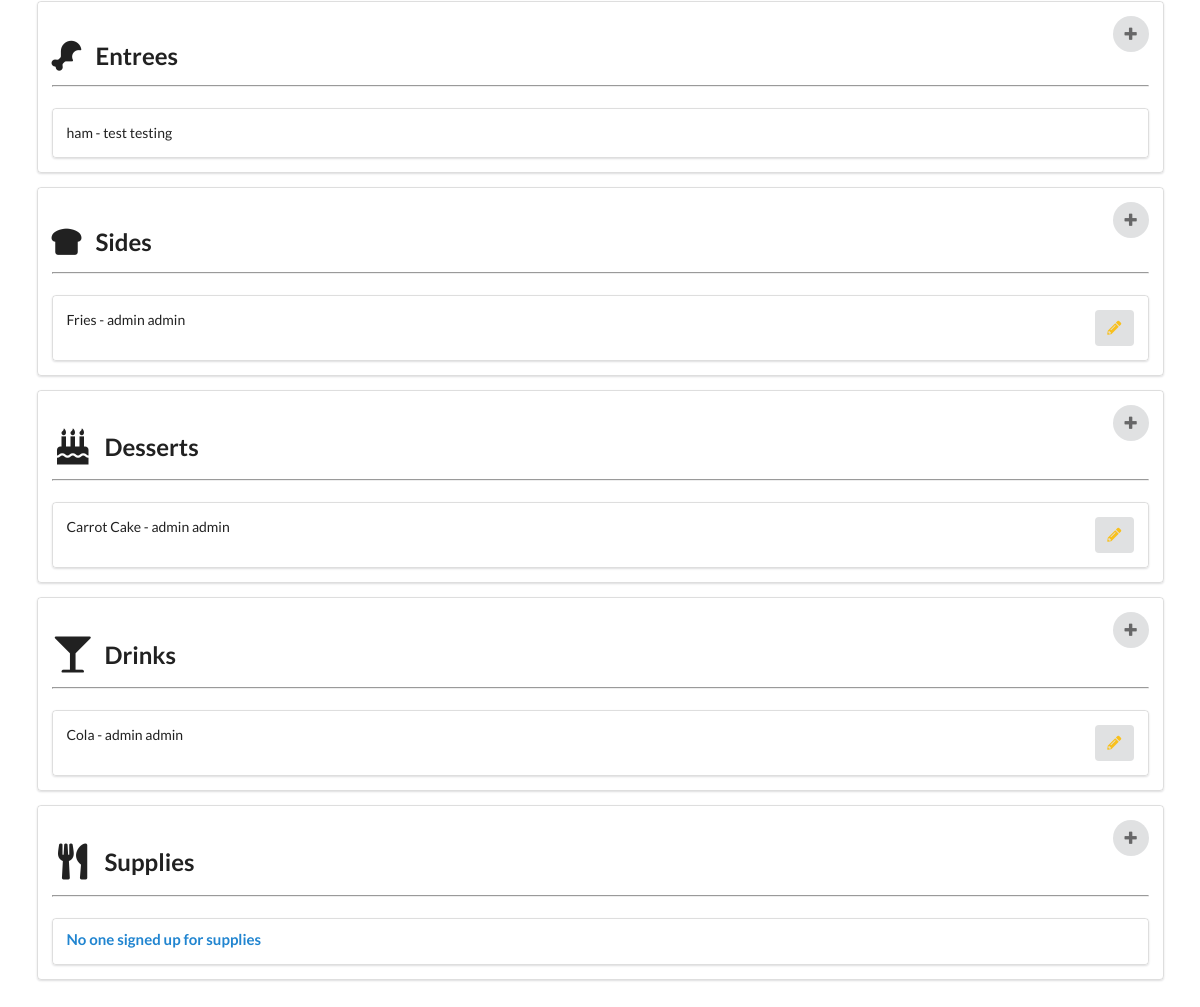
The page /events/16 (signed in, lower part) on the database as committed earlier.
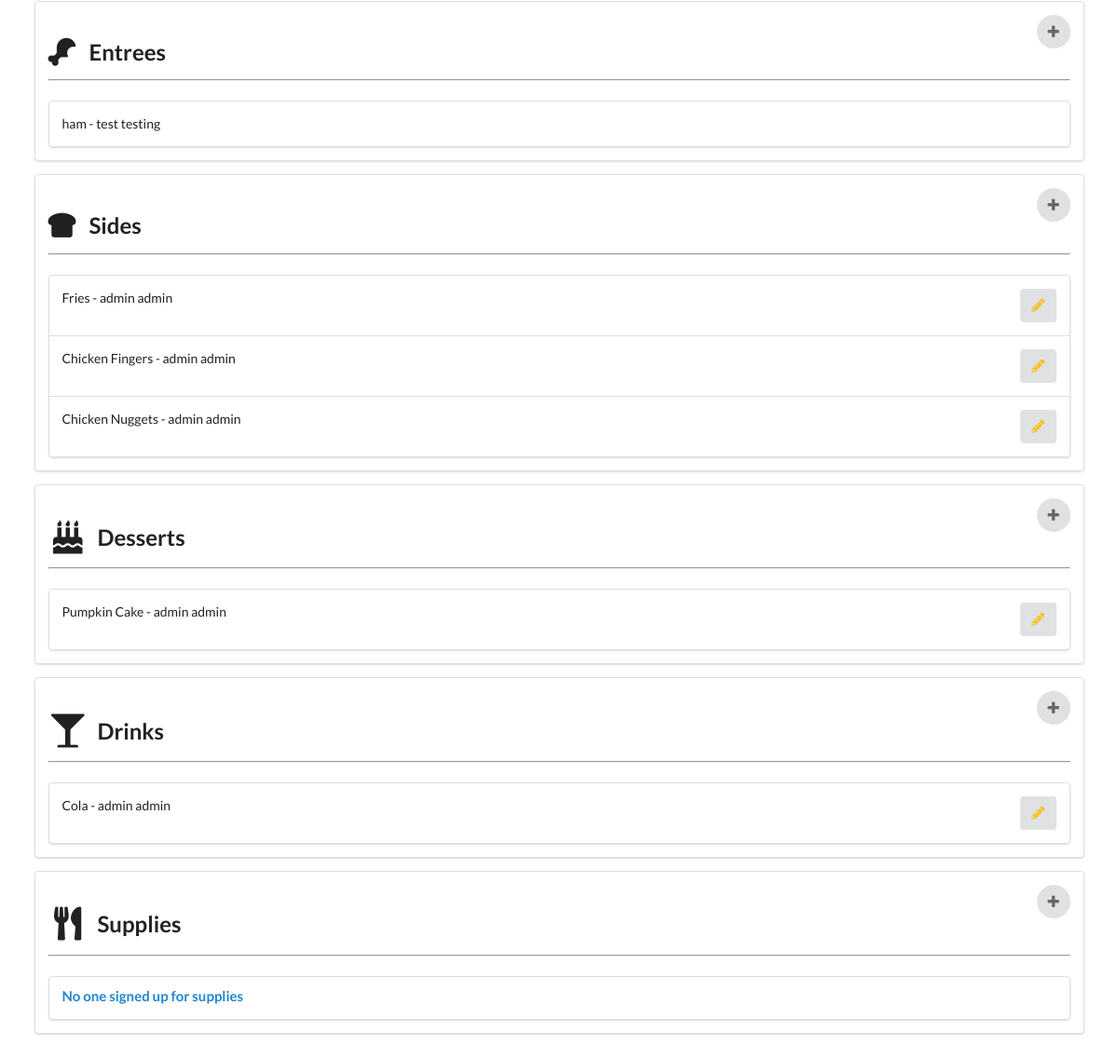
The same page on the database as committed later.
### planner/models.py (models this page shows, shortened)
class Item(models.Model):
  name = models.CharField(max_length=200)
  category = models.CharField(max_length=200)
  userId = models.IntegerField()
  image = models.ImageField(upload_to='pictures', default='pictures/noimg.jpg')
  event = models.ForeignKey(Event, on_delete=models.CASCADE)
  created_by = models.CharField(max_length=100, default='admin@admin.com')

### planner/views.py (the view)
# urls.py: path('events/<int:pk>', views.event_details, name="event_details"),
def event_details(request, pk):
  event = Event.objects.get(pk=pk)
  items = Item.objects.all()
  entrees = Item.objects.filter(category = 'Entree', event = event)
  sides = Item.objects.filter(category = 'Side', event = event)
  desserts = Item.objects.filter(category = 'Dessert', event = event)
  drinks = Item.objects.filter(category = 'Drink', event = event)
  supplies = Item.objects.filter(category = 'Supplie', event = event)
  username = request.user.first_name + " " + request.user.last_name
  context = {
    'event': event,
    'items': items,
    'entrees': entrees,
    'sides': sides,
    'desserts': desserts,
    'drinks': drinks,
    'supplies': supplies,
    'username': username,
  }
  return render(request, 'planner/eventdetails.html', context)

### planner/templates/planner/eventdetails.html (shortened to what the changed rows need)
{% extends 'planner/base.html' %}
{% block body %}
  <div class="ui container">
    <br />
    <br />
    <br />
    <div class="ui segments">
      <div class="ui segment">
        <h2 class="ui header">
          <i class="fas fa-drumstick-bite fa-lg"></i>
          <div class="content">
            &nbsp; Entrees
          </div>
        </h2>
      </div>
      <div class="ui segments">
        {% if entrees.count == 0 %}
          <div class="ui segment">
            <h4 class="ui blue header">
              No one signed up for entrees
            </h4>
          </div>
        {% else %}
          {% for entree in entrees %}
            <div class="ui clearing segment">
              <p>{{ entree.name }} - {{ entree.created_by }}</p>
            </div>
          {% endfor %}
        {% endif %}
      </div>
    </div>
    <div class="ui segments">
      <div class="ui segment">
        <h2 class="ui header">
          <i class="fas fa-bread-slice fa-lg"></i>
          <div class="content">
            &nbsp; Sides
          </div>
        </h2>
      </div>
      <div class="ui segments">
        {% if sides.count == 0 %}
          <div class="ui segment">
            <h4 class="ui blue header">
              No one signed up for sides
            </h4>
          </div>
        {% else %}
          {% for side in sides %}
            <div class="ui clearing segment">
              {% if side.created_by == username %}
                <a class="ui icon button right floated" href="{% url 'update_item' side.id %}">
                  <i class="icon pencil yellow"></i>
                </a>
              {% endif %}
              <p>{{ side.name }} - {{ side.created_by }}</p>
            </div>
          {% endfor %}
        {% endif %}
      </div>
    </div>
    <div class="ui segments">
      <div class="ui segment">
        <h2 class="ui header">
          <i class="birthday cake icon"></i>
          <div class="content">
            Desserts
          </div>
        </h2>
      </div>
      <div class="ui segments">
        {% if desserts.count == 0 %}
          <div class="ui segment">
            <h4 class="ui blue header">
              No one signed up for desserts
            </h4>
          </div>
        {% else %}
          {% for dessert in desserts %}
            <div class="ui clearing segment">
              {% if dessert.created_by == username %}
                <a class="ui icon button right floated" href="{% url 'update_item' dessert.id %}">
                  <i class="icon pencil yellow"></i>
                </a>
              {% endif %}
              <p>{{ dessert.name }} - {{ dessert.created_by }}</p>
            </div>
          {% endfor %}
        {% endif %}
      </div>
    </div>
    <div class="ui segments">
      <div class="ui segment">
        <h2 class="ui header">
          <i class="glass martini icon"></i>
          <div class="content">
            Drinks
          </div>
        </h2>
      </div>
      <div class="ui segments">
        {% if drinks.count == 0 %}
          <div class="ui segment">
            <h4 class="ui blue header">
              No one signed up for drinks
            </h4>
          </div>
        {% else %}
          {% for drink in drinks %}
            <div class="ui clearing segment">
              {% if drink.created_by == username %}
                <a class="ui icon button right floated" href="{% url 'update_item' drink.id %}">
                  <i class="icon pencil yellow"></i>
                </a>
              {% endif %}
              <p>{{ drink.name }} - {{ drink.created_by }}</p>
            </div>
          {% endfor %}
        {% endif %}
      </div>
    </div>
    <div class="ui segments">
      <div class="ui segment">
        <h2 class="ui header">
          <i class="utensils icon"></i>
          <div class="content">
            Supplies
          </div>
        </h2>
      </div>
    </div>
  </div>
  <br />
  <br />
  <br />
{%  endblock %}

Rows that differ between the two databases and show on the page:
added Item: name "Chicken Fingers", created_by "admin admin", shown under "Sides"
added Item: name "Chicken Nuggets", created_by "admin admin", shown under "Sides"
changed Item: name "Carrot Cake" → "Pumpkin Cake"
